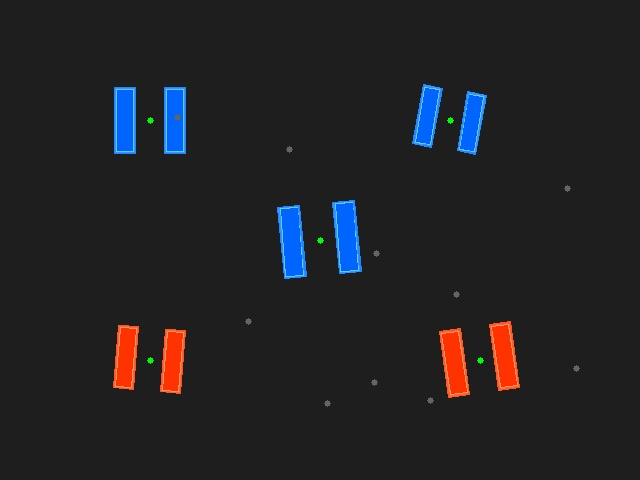
#> input picture images/armor_test.jpg, 640 x 480 px, found by its file name
$ python armor_detection.py
#> lines starting #> are read from the running program, lines starting #| are printed output that depends on the picture; after the words box and inside, x2 and y2 are one past the last pixel; in counts of white or black regions, pixels touching at a corner belong together
#> in run_armor_detection, image is the input picture: shape (480, 640, 3); mean B, G, R 36.1, 33.5, 33.9
"""
多条件目标精定位模块（进阶）
功能：融合颜色、轮廓、角点检测，实现模拟装甲板目标的精确定位
输出旋转角度、中心坐标
"""

import cv2
import numpy as np
import os
import math


class ArmorDetector:
    """
    装甲板检测器类
    融合多种检测方法实现装甲板精确定位
    """

    def __init__(self):
        # HSV颜色阈值（装甲板通常为红蓝两色）
        self.color_ranges = {
            "red": {
                "lower1": np.array([0, 120, 100]),
                "upper1": np.array([10, 255, 255]),
                "lower2": np.array([160, 120, 100]),
                "upper2": np.array([179, 255, 255])
            },
            "blue": {
                "lower": np.array([100, 120, 100]),
                "upper": np.array([130, 255, 255])
            }
        }

        # 装甲板几何参数（根据实际场景调整）
        self.armor_params = {
            "min_aspect_ratio": 1.5,    # 最小宽高比
            "max_aspect_ratio": 4.0,    # 最大宽高比
            "min_area": 200,            # 最小面积
            "max_area": 5000,           # 最大面积
            "max_angle_diff": 15,       # 两灯条最大角度差
            "max_height_diff_ratio": 0.3,  # 最大高度差比例
            "max_center_dist_ratio": 4.0   # 最大中心距与灯条高度比
        }

    def preprocess(self, image):
        """
        预处理图像

        参数:
            image: 输入BGR图像
        返回:
            gray: 灰度图
            blurred: 模糊图
            hsv: HSV图
        """
        gray = cv2.cvtColor(image, cv2.COLOR_BGR2GRAY)
        blurred = cv2.GaussianBlur(gray, (5, 5), 0)
        hsv = cv2.cvtColor(image, cv2.COLOR_BGR2HSV)
#> hsv: shape (480, 640, 3); mean H, S, V 7.9, 14.1, 40.6
        return gray, blurred, hsv

    def detect_color_regions(self, hsv, color="blue"):
        """
        检测指定颜色的区域

        参数:
            hsv: HSV格式图像
            color: 目标颜色
        返回:
            mask: 颜色掩码
        """
#> called with color = 'blue'
        if color == "red":
            mask1 = cv2.inRange(hsv, self.color_ranges["red"]["lower1"],
                               self.color_ranges["red"]["upper1"])
            mask2 = cv2.inRange(hsv, self.color_ranges["red"]["lower2"],
                               self.color_ranges["red"]["upper2"])
            mask = cv2.bitwise_or(mask1, mask2)
        else:
            mask = cv2.inRange(hsv, self.color_ranges["blue"]["lower"],
                              self.color_ranges["blue"]["upper"])
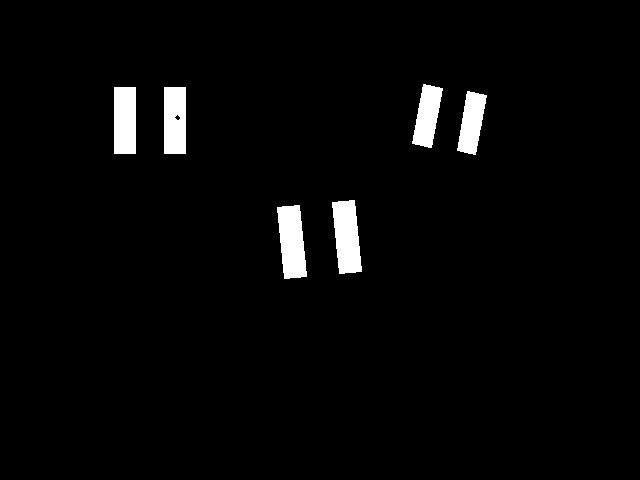
#> mask: shape (480, 640); 2.8% white; 6 white regions, box (x1, y1, x2, y2) and area: (277, 205, 307, 279) 1673, (332, 200, 362, 274) 1671, (114, 87, 136, 154) 1474, (164, 87, 186, 154) 1459, (412, 84, 443, 148) 1247, (457, 91, 487, 155) 1214

        # 形态学优化
        kernel = cv2.getStructuringElement(cv2.MORPH_ELLIPSE, (5, 5))
        mask = cv2.morphologyEx(mask, cv2.MORPH_CLOSE, kernel)
#> mask: shape (480, 640); 2.8% white; 6 white regions, box (x1, y1, x2, y2) and area: (277, 205, 307, 279) 1673, (332, 200, 362, 274) 1671, (114, 87, 136, 154) 1474, (164, 87, 186, 154) 1474, (412, 84, 443, 148) 1247, (457, 91, 487, 155) 1214
        mask = cv2.morphologyEx(mask, cv2.MORPH_OPEN, kernel)
#> mask: shape (480, 640); 2.8% white; 6 white regions

        return mask

    def find_light_bars(self, mask, gray):
        """
        查找灯条（装甲板的发光部分）

        参数:
            mask: 颜色掩码
            gray: 灰度图
        返回:
            light_bars: 灯条列表
        """
        # 在掩码中查找轮廓
        contours, _ = cv2.findContours(mask, cv2.RETR_EXTERNAL, cv2.CHAIN_APPROX_SIMPLE)
#> contours = 6 contours; box (x1, y1, x2, y2) and area: (277, 205, 307, 279) 1573, (332, 200, 362, 274) 1571, (164, 87, 186, 154) 1380, (114, 87, 136, 154) 1380, (413, 84, 442, 148) 1160, (458, 91, 486, 155) 1128

        light_bars = []

        for contour in contours:
            area = cv2.contourArea(contour)
            if area < self.armor_params["min_area"] or area > self.armor_params["max_area"]:
                continue

            # 最小外接矩形
            rect = cv2.minAreaRect(contour)
            box = cv2.boxPoints(rect)
            box = np.int32(box)

            # 获取矩形参数
            center, (width, height), angle = rect

            # 确保width是长边
            if width < height:
                width, height = height, width
                angle = angle + 90 if angle < 0 else angle - 90

            # 宽高比检查
            aspect_ratio = width / height if height > 0 else 0
            if aspect_ratio < self.armor_params["min_aspect_ratio"] or \
               aspect_ratio > self.armor_params["max_aspect_ratio"]:
                continue

            # 计算灯条中心亮度（验证是否为发光体）
            mask_roi = np.zeros_like(mask)
            cv2.drawContours(mask_roi, [contour], -1, 255, -1)
            mean_brightness = cv2.mean(gray, mask=mask_roi)[0]

            if mean_brightness < 50:  # 亮度阈值
                continue

            light_bar = {
                "center": (int(center[0]), int(center[1])),
                "width": width,
                "height": height,
                "angle": angle,
                "area": area,
                "box": box,
                "contour": contour,
                "brightness": mean_brightness
            }
            light_bars.append(light_bar)
#> this loop made 6 passes
#> (area, rect, box, width, height, angle, aspect_ratio, mean_brightness) on passes 1 to 2: (1573, ((291.5, 241.4), (23.18, 72.42), -5.6), [[283, 278], [276, 206], [299, 204], [306, 276]], 72.42, 23.18, 84.4, 3.12, 103), (1571, ((346.5, 236.5), (23.08, 72.34), -5.71), [[338, 273], [331, 201], [354, 199], [361, 271]], 72.34, 23.08, 84.29, 3.13, 103.1)
#> (area, box, center, width, height, angle, aspect_ratio, mean_brightness) on passes 3 to 6: (1127.5, [[476, 154], [456, 151], [466, 90], [486, 93]], (471.5, 122.6), 61.49, 20.22, -80.54, 3.04, 105.7), (1380, [[185, 153], [164, 153], [164, 87], [185, 87]], (174.5, 120), 66, 21, -90, 3.14, 105.4), (1380, [[135, 153], [114, 153], [114, 87], [135, 87]], (124.5, 120), 66, 21, -90, 3.14, 105.1), (1160, [[431, 147], [411, 143], [422, 83], [442, 87]], (427, 115.6), 61.34, 20.45, -79.29, 3, 106.1)
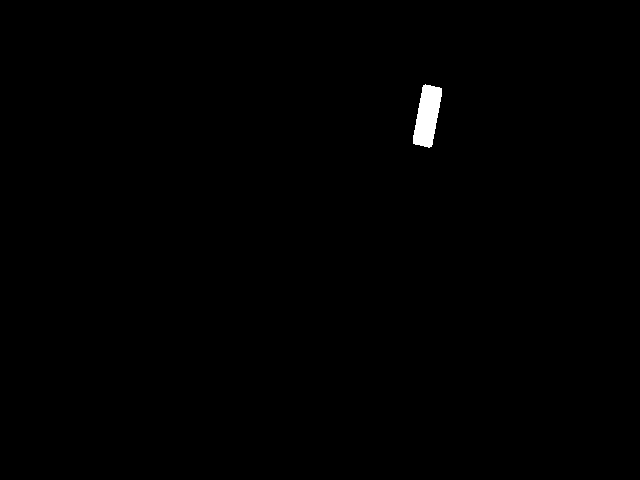
#> mask_roi: shape (480, 640); 0.4% white; 1 white region, box (x1, y1, x2, y2) and area: (413, 84, 442, 148) 1237
#> after the loop, light_bars = 6 items

        # 按x坐标排序
        light_bars.sort(key=lambda x: x["center"][0])

        return light_bars

    def match_armor_pairs(self, light_bars):
        """
        匹配灯条对，识别装甲板

        参数:
            light_bars: 灯条列表
        返回:
            armors: 装甲板列表
        """
        armors = []
        n = len(light_bars)
#> n = 6

        for i in range(n):
            for j in range(i + 1, n):
                bar1 = light_bars[i]
                bar2 = light_bars[j]

                # 角度差检查
                angle_diff = abs(bar1["angle"] - bar2["angle"])
                if angle_diff > self.armor_params["max_angle_diff"]:
                    continue

                # 高度差检查
                height_diff = abs(bar1["height"] - bar2["height"])
                avg_height = (bar1["height"] + bar2["height"]) / 2
                if height_diff / avg_height > self.armor_params["max_height_diff_ratio"]:
                    continue

                # 中心距检查
                dx = bar2["center"][0] - bar1["center"][0]
                dy = bar2["center"][1] - bar1["center"][1]
                center_dist = math.sqrt(dx * dx + dy * dy)

                if center_dist / avg_height > self.armor_params["max_center_dist_ratio"]:
                    continue

                # 计算装甲板参数
                armor_center = (
                    int((bar1["center"][0] + bar2["center"][0]) / 2),
                    int((bar1["center"][1] + bar2["center"][1]) / 2)
                )

                # 计算装甲板角度
                armor_angle = math.degrees(math.atan2(dy, dx))

                # 计算装甲板尺寸
                armor_width = center_dist
                armor_height = avg_height

                # 计算置信度
                confidence = self.calculate_confidence(bar1, bar2, angle_diff, height_diff, center_dist)

                armor = {
                    "left_bar": bar1,
                    "right_bar": bar2,
                    "center": armor_center,
                    "angle": armor_angle,
                    "width": armor_width,
                    "height": armor_height,
                    "confidence": confidence,
                    "box": self.get_armor_box(bar1, bar2)
                }
                armors.append(armor)
#> after the loop, armors = 3 items

        # 按置信度排序
        armors.sort(key=lambda x: x["confidence"], reverse=True)

        # 非极大值抑制（去除重叠的装甲板）
        armors = self.nms(armors)

        return armors

    def calculate_confidence(self, bar1, bar2, angle_diff, height_diff, center_dist):
        """
        计算装甲板匹配的置信度

        参数:
            bar1, bar2: 两个灯条
            angle_diff: 角度差
            height_diff: 高度差
            center_dist: 中心距
        返回:
            confidence: 置信度 (0-1)
        """
        # 角度相似度
        angle_score = 1 - angle_diff / self.armor_params["max_angle_diff"]

        # 高度相似度
        avg_height = (bar1["height"] + bar2["height"]) / 2
        height_score = 1 - height_diff / (avg_height * self.armor_params["max_height_diff_ratio"])

        # 距离合理性（根据实际装甲板尺寸）
        dist_ratio = center_dist / avg_height
        optimal_ratio = 2.5  # 最优距离比
        dist_score = 1 - abs(dist_ratio - optimal_ratio) / optimal_ratio
        dist_score = max(0, dist_score)

        # 综合置信度
        confidence = (angle_score * 0.4 + height_score * 0.3 + dist_score * 0.3)

        return confidence

    def nms(self, armors, threshold=0.5):
        """
        非极大值抑制

        参数:
            armors: 装甲板列表
            threshold: IoU阈值
        返回:
            filtered: 过滤后的装甲板列表
        """
#> called with threshold = 0.5
        if not armors:
            return []

        filtered = []
        for armor in armors:
            is_suppressed = False
            for kept in filtered:
                iou = self.calculate_iou(armor, kept)
                if iou > threshold:
                    is_suppressed = True
                    break
            if not is_suppressed:
                filtered.append(armor)
#> this loop made 3 passes
#> after the loop, filtered = 3 items

        return filtered

    def calculate_iou(self, armor1, armor2):
        """
        计算两个装甲板的IoU

        参数:
            armor1, armor2: 装甲板
        返回:
            iou: IoU值
        """
        # 简化为中心点距离判断
        dx = armor1["center"][0] - armor2["center"][0]
        dy = armor1["center"][1] - armor2["center"][1]
        dist = math.sqrt(dx * dx + dy * dy)

        avg_size = (armor1["width"] + armor2["width"]) / 4

        if dist < avg_size:
            return 1 - dist / avg_size
        return 0

    def get_armor_box(self, bar1, bar2):
        """
        获取装甲板的四个顶点

        参数:
            bar1, bar2: 两个灯条
        返回:
            box: 装甲板顶点数组
        """
        # 获取灯条的四个顶点
        box1 = bar1["box"]
        box2 = bar2["box"]

        # 按y坐标排序，取上下各两个点
        points1 = sorted(box1, key=lambda p: p[1])
        points2 = sorted(box2, key=lambda p: p[1])

        # 组合成装甲板四边形
        # 左灯条的下上点 + 右灯条的上下的点
        armor_box = np.array([
            points1[0],   # 左下
            points1[-1],  # 左上
            points2[-1],  # 右上
            points2[0]    # 右下
        ])

        return armor_box

    def detect_corners(self, image, armor):
        """
        使用Shi-Tomasi角点检测精确定位装甲板角点

        参数:
            image: 原始图像
            armor: 装甲板信息
        返回:
            corners: 角点列表
        """
        gray = cv2.cvtColor(image, cv2.COLOR_BGR2GRAY)

        # 在装甲板区域内检测角点
        x1 = max(0, int(armor["center"][0] - armor["width"] / 2 - 10))
        y1 = max(0, int(armor["center"][1] - armor["height"] / 2 - 10))
        x2 = min(gray.shape[1], int(armor["center"][0] + armor["width"] / 2 + 10))
        y2 = min(gray.shape[0], int(armor["center"][1] + armor["height"] / 2 + 10))

        roi = gray[y1:y2, x1:x2]

        # Shi-Tomasi角点检测
        corners = cv2.goodFeaturesToTrack(
            roi,
            maxCorners=4,
            qualityLevel=0.1,
            minDistance=10
        )

        if corners is not None:
            corners = corners.reshape(-1, 2)
            # 转换回全局坐标
            corners += [x1, y1]
            corners = corners.astype(int)
        else:
            # 如果没有检测到角点，使用盒子顶点
            corners = armor["box"]

        return corners

    def detect(self, image, target_color="blue"):
        """
        执行完整的装甲板检测流程

        参数:
            image: 输入图像
            target_color: 目标颜色
        返回:
            results: 检测结果
        """
        # 预处理
        gray, blurred, hsv = self.preprocess(image)

        # 颜色检测
        color_mask = self.detect_color_regions(hsv, target_color)

        # 查找灯条
        light_bars = self.find_light_bars(color_mask, gray)

        # 匹配装甲板
        armors = self.match_armor_pairs(light_bars)
#> armors = 3 items

        # 角点精确定位
        for armor in armors:
            corners = self.detect_corners(image, armor)
            armor["corners"] = corners
#> this loop made 3 passes
#> (x1 in detect_corners, y1 in detect_corners, x2 in detect_corners, y2 in detect_corners, corners) on passes 1 to 3: (114, 99, 184, 140, [[147, 120]]), (280, 216, 355, 259, [[318, 238], [300, 227], [300, 241], [301, 254]]), (415, 97, 480, 138, [[452, 118], [462, 129], [466, 109], [466, 99]])
#> pass 1, in detect_corners, `roi = gray[y1:y2, x1:x2]`:
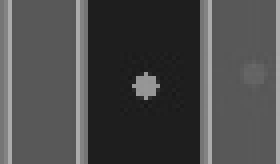
#> roi: shape (41, 70) (shown 4 times larger); min 23, max 173, mean 74

        return {
            "light_bars": light_bars,
            "armors": armors,
            "color_mask": color_mask
        }

    def visualize(self, image, results):
        """
        可视化检测结果

        参数:
            image: 原始图像
            results: 检测结果
        返回:
            vis_image: 可视化图像
        """
        vis_image = image.copy()

        # 绘制灯条
        for bar in results["light_bars"]:
            cv2.drawContours(vis_image, [bar["box"]], -1, (0, 255, 255), 2)
            cv2.circle(vis_image, bar["center"], 3, (0, 255, 0), -1)
#> this loop made 6 passes
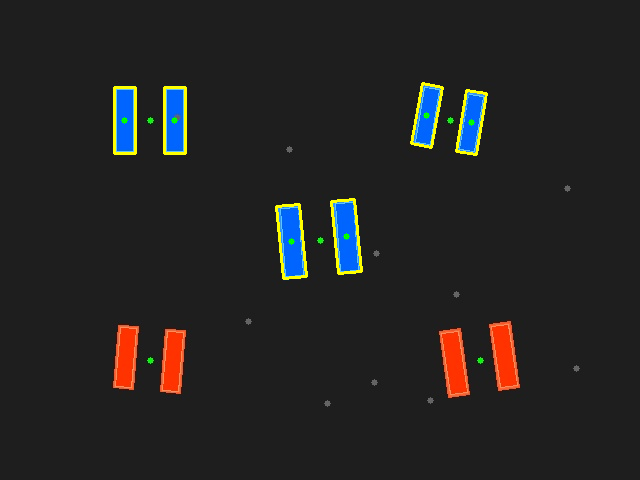
#> vis_image: shape (480, 640, 3); 1.07% of pixels changed, all inside (x1, y1, x2, y2) = (113, 82, 488, 280)

        # 绘制装甲板
        for i, armor in enumerate(results["armors"]):
            # 绘制装甲板框
            cv2.drawContours(vis_image, [armor["box"]], -1, (0, 0, 255), 2)

            # 绘制角点
            if "corners" in armor:
                for corner in armor["corners"]:
                    cv2.circle(vis_image, tuple(corner), 5, (255, 0, 0), -1)

            # 绘制中心点
            cv2.circle(vis_image, armor["center"], 5, (0, 255, 0), -1)

            # 绘制角度线
            angle_rad = math.radians(armor["angle"])
            line_length = 50
            end_x = int(armor["center"][0] + line_length * math.cos(angle_rad))
            end_y = int(armor["center"][1] + line_length * math.sin(angle_rad))
            cv2.line(vis_image, armor["center"], (end_x, end_y), (255, 255, 0), 2)

            # 添加文字信息
            text = f"ID:{i+1} C:{armor['center']} A:{armor['angle']:.1f}"
            cv2.putText(vis_image, text,
                       (armor["center"][0] - 50, armor["center"][1] - 20),
                       cv2.FONT_HERSHEY_SIMPLEX, 0.5, (255, 255, 255), 2)

            conf_text = f"Conf:{armor['confidence']:.2f}"
            cv2.putText(vis_image, conf_text,
                       (armor["center"][0] - 50, armor["center"][1] + 30),
                       cv2.FONT_HERSHEY_SIMPLEX, 0.5, (255, 255, 255), 2)
#> this loop made 3 passes
#> (angle_rad, end_x, end_y, text, conf_text) on passes 1 to 3: (0, 199, 120, 'ID:1 C:(149, 120) A:0.0', 'Conf:0.99'), (-0.0907, 367, 233, 'ID:2 C:(318, 238) A:-5.2', 'Conf:0.98'), (0.154, 497, 125, 'ID:3 C:(448, 118) A:8.8', 'Conf:0.92')
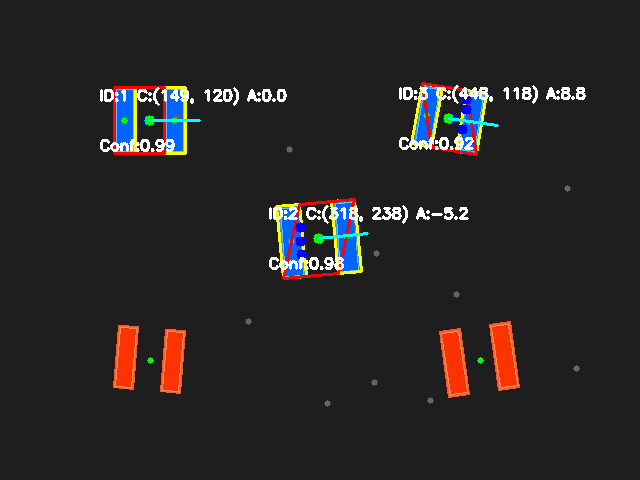
#> vis_image: shape (480, 640, 3); 2.63% of pixels changed, all inside (x1, y1, x2, y2) = (100, 82, 586, 280)

        # 添加统计信息
        info_text = f"Light Bars: {len(results['light_bars'])}, Armors: {len(results['armors'])}"
#> info_text = 'Light Bars: 6, Armors: 3'
        cv2.putText(vis_image, info_text, (10, 30),
                   cv2.FONT_HERSHEY_SIMPLEX, 0.7, (0, 255, 0), 2)
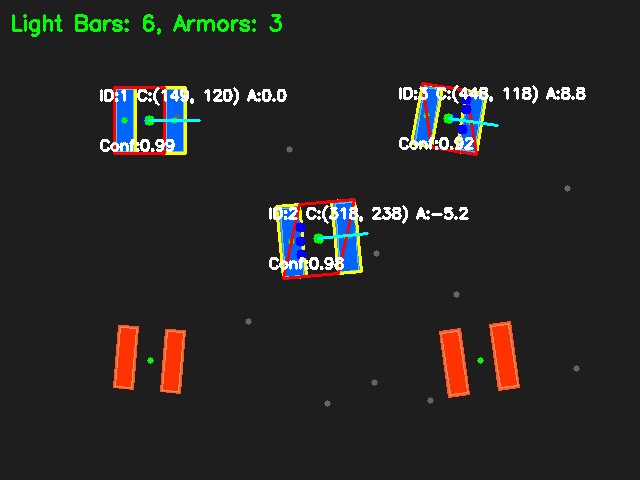
#> vis_image: shape (480, 640, 3); 0.54% of pixels changed, all inside (x1, y1, x2, y2) = (12, 14, 282, 37)

        return vis_image


def run_armor_detection(image_path, output_dir="output", target_color="blue"):
    """
    运行装甲板检测流程

    参数:
        image_path: 输入图像路径
        output_dir: 输出目录
        target_color: 目标颜色
    """
    print("\n" + "="*50)
    print("【多条件目标精定位 - 装甲板检测】")
    print("="*50)

    # 读取图像
    image = cv2.imread(image_path)
    if image is None:
        print(f"[错误] 无法读取图像: {image_path}")
        return None

    # 创建检测器
    detector = ArmorDetector()

    # 执行检测
    results = detector.detect(image, target_color)

    # 可视化
    vis_image = detector.visualize(image, results)

    # 打印结果
    print(f"\n[检测结果]")
    print(f"  - 检测到 {len(results['light_bars'])} 个灯条")
#|   - 检测到 6 个灯条
    print(f"  - 匹配到 {len(results['armors'])} 个装甲板")
#|   - 匹配到 3 个装甲板

    for i, armor in enumerate(results["armors"]):
        print(f"\n  装甲板 {i+1}:")
        print(f"    - 中心坐标: {armor['center']}")
        print(f"    - 旋转角度: {armor['angle']:.2f}°")
        print(f"    - 尺寸: {armor['width']:.1f} x {armor['height']:.1f}")
        print(f"    - 置信度: {armor['confidence']:.2f}")
#> this loop made 3 passes
#> (printed output is left out)

    # 保存结果
    os.makedirs(output_dir, exist_ok=True)
    base_name = os.path.splitext(os.path.basename(image_path))[0]

    cv2.imwrite(f"{output_dir}/{base_name}_armor_mask.jpg", results["color_mask"])
    cv2.imwrite(f"{output_dir}/{base_name}_armor_result.jpg", vis_image)

    # 创建对比图
    comparison = create_armor_comparison(image, results["color_mask"], vis_image)
    cv2.imwrite(f"{output_dir}/{base_name}_armor_comparison.jpg", comparison)

    print("\n" + "="*50)
    print("【装甲板检测完成】")
    print("="*50 + "\n")

    return results


def create_armor_comparison(original, mask, result):
    """
    创建装甲板检测对比图

    参数:
        original: 原图
        mask: 颜色掩码
        result: 检测结果
    返回:
        comparison: 对比图
    """
    height, width = original.shape[:2]
#> height = 480; width = 640

    # 转换掩码为3通道
    mask_display = cv2.cvtColor(mask, cv2.COLOR_GRAY2BGR)
#> mask_display: shape (480, 640, 3); 2.8% white; 6 white regions, box (x1, y1, x2, y2) and area: (277, 205, 307, 279) 1665, (332, 200, 362, 274) 1663, (114, 87, 136, 154) 1466, (164, 87, 186, 154) 1466, (413, 84, 442, 148) 1237, (458, 91, 486, 155) 1204

    # 统一尺寸
    orig_resized = cv2.resize(original, (width, height))
    mask_resized = cv2.resize(mask_display, (width, height))
    result_resized = cv2.resize(result, (width, height))

    # 水平拼接
    comparison = np.hstack([orig_resized, mask_resized, result_resized])

    # 添加标题
    titles = ["Original", "Color Mask", "Detection Result"]
    font = cv2.FONT_HERSHEY_SIMPLEX
#> font = 0
    font_scale = 0.7
    thickness = 2

    for i, title in enumerate(titles):
        x = i * width + 10
        y = 30
        cv2.putText(comparison, title, (x, y), font, font_scale, (0, 0, 0), thickness + 1)
        cv2.putText(comparison, title, (x, y), font, font_scale, (255, 255, 255), thickness)
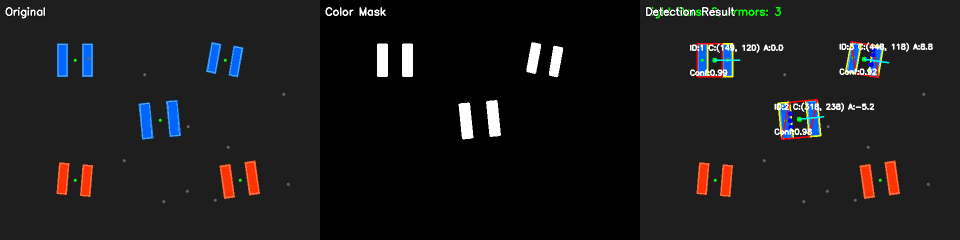
#> comparison: shape (480, 1920, 3) (shown at 1/2 size); mean B, G, R 27.6, 27, 27.7

    return comparison


if __name__ == "__main__":
    import sys

    if len(sys.argv) > 1:
        image_path = sys.argv[1]
    else:
        image_path = "images/armor_test.jpg"

    target_color = sys.argv[2] if len(sys.argv) > 2 else "blue"

    if not os.path.exists(image_path):
        print(f"[提示] 图像不存在: {image_path}")
        print("[提示] 请先运行 generate_test_images.py 生成测试图像")
    else:
        run_armor_detection(image_path, target_color=target_color)
